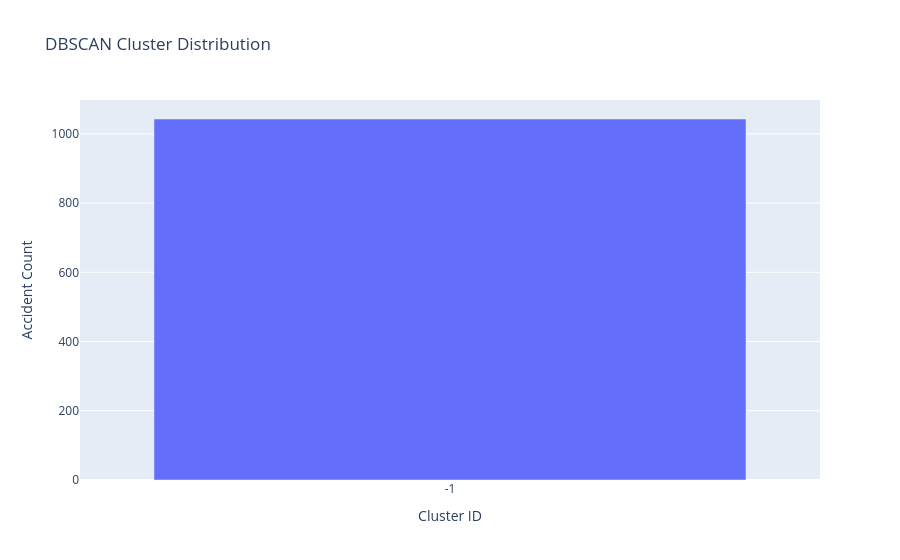

Here is the notebook cell this chart was saved with:
### Markdown cell above
## Cluster Distribution

This analysis shows the number of accidents identified within each cluster.

### Code cell
cluster_counts = df['Cluster'].value_counts()

fig = px.bar(
    x=cluster_counts.index.astype(str),
    y=cluster_counts.values,
    labels={'x': 'Cluster ID', 'y': 'Accident Count'},
    title='DBSCAN Cluster Distribution'
)

fig.show()

### Figure 1 — Plotly figure (JSON) as saved in the notebook; plotly's stock layout.template omitted (floating-point values rounded to 4 significant figures)
{"data": [{"hovertemplate": "Cluster ID=%{x}<br>Accident Count=%{y}<extra></extra>", "legendgroup": "", "marker": {"color": "#636efa", "pattern": {"shape": ""}}, "name": "", "orientation": "v", "showlegend": false, "textposition": "auto", "type": "bar", "x": ["-1"], "xaxis": "x", "y": [1043], "yaxis": "y"}], "layout": {"barmode": "relative", "legend": {"tracegroupgap": 0}, "title": {"text": "DBSCAN Cluster Distribution"}, "xaxis": {"anchor": "y", "domain": [0, 1], "title": {"text": "Cluster ID"}}, "yaxis": {"anchor": "x", "domain": [0, 1], "title": {"text": "Accident Count"}}}}
